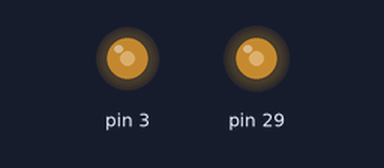
The sketch below on a simulated Arduino Uno, built with avr-gcc and run on an emulated ATmega328P. Parts: output pins drawn as LEDs (lit = HIGH).

Above: at 0.1 s.
Timing chart, 0 to 1.6 s (numbered marks = the images above):
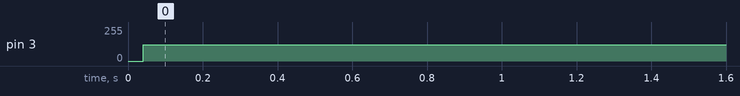

Measured:
- by itself, pin 3: 0/255 → 123/255 at 0.04 s

The sketch:

basic-spwm.ino
```cpp
#include <TimerOne.h>
#include <TimerThree.h>

unsigned int duties[] = {512, 612, 708, 796, 874, 938, 985, 1014, 1024, 1014, 985, 938, 874, 796, 708, 612, 512, 412, 316, 228, 150, 86, 39, 10, 0, 10, 39, 86, 150, 228, 316, 412};

void setup() {
  // put your setup code here, to run once:
  Timer1.initialize(20);
  Timer1.attachInterrupt(changePWM1);
  Timer1.pwm(3, 512);

  Timer3.initialize(20);
//  Timer3.attachInterrupt(changePWM3);
  Timer3.pwm(29, 512);
}

volatile unsigned int count = 0;

void changePWM1() {
  Timer1.setPwmDuty(3, duties[count]);
  count = (count + 1) % 32;
}

void loop() {
  // put your main code here, to run repeatedly:

}
```
